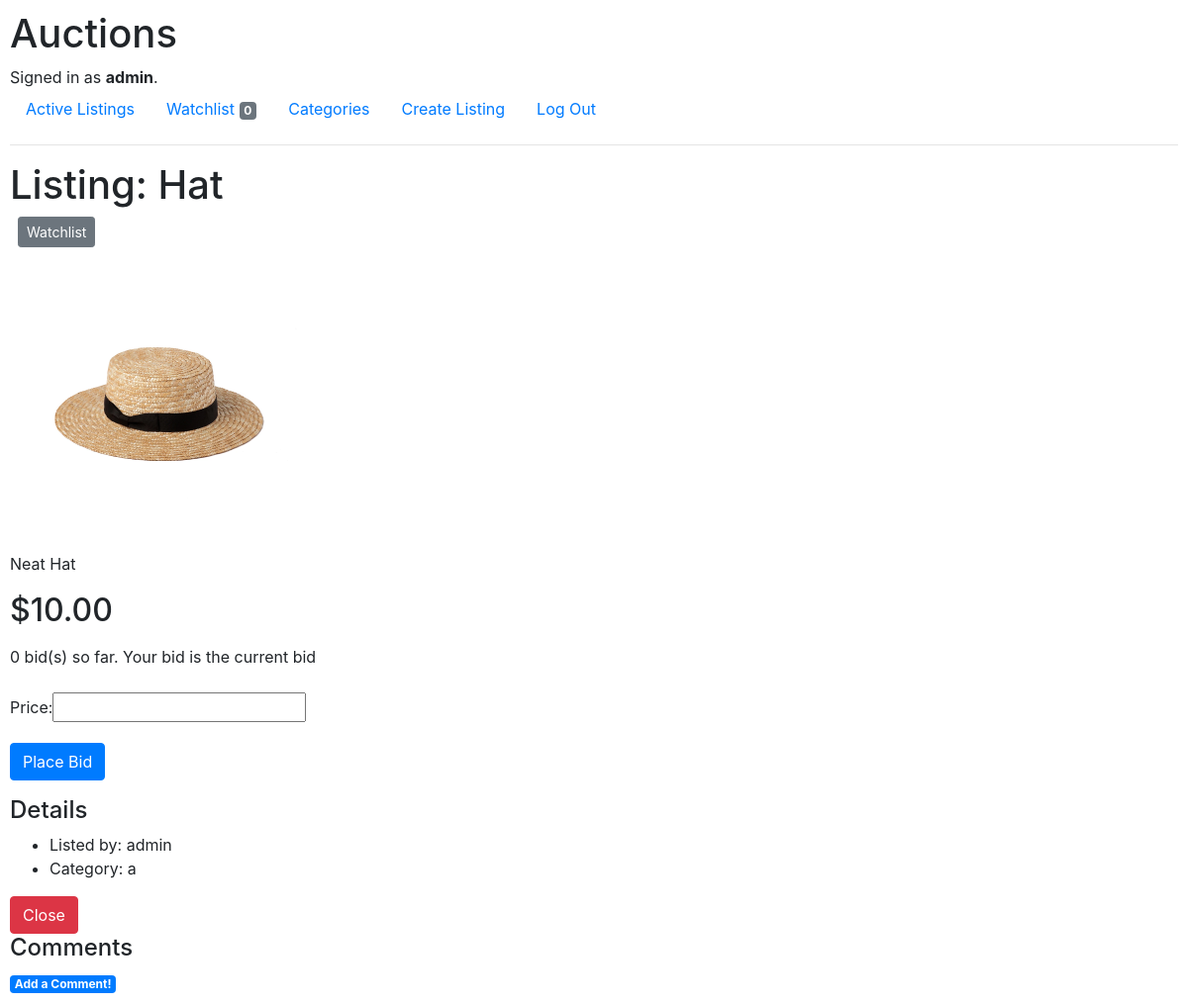
Page /listing/1 (signed in) on the earlier database version.
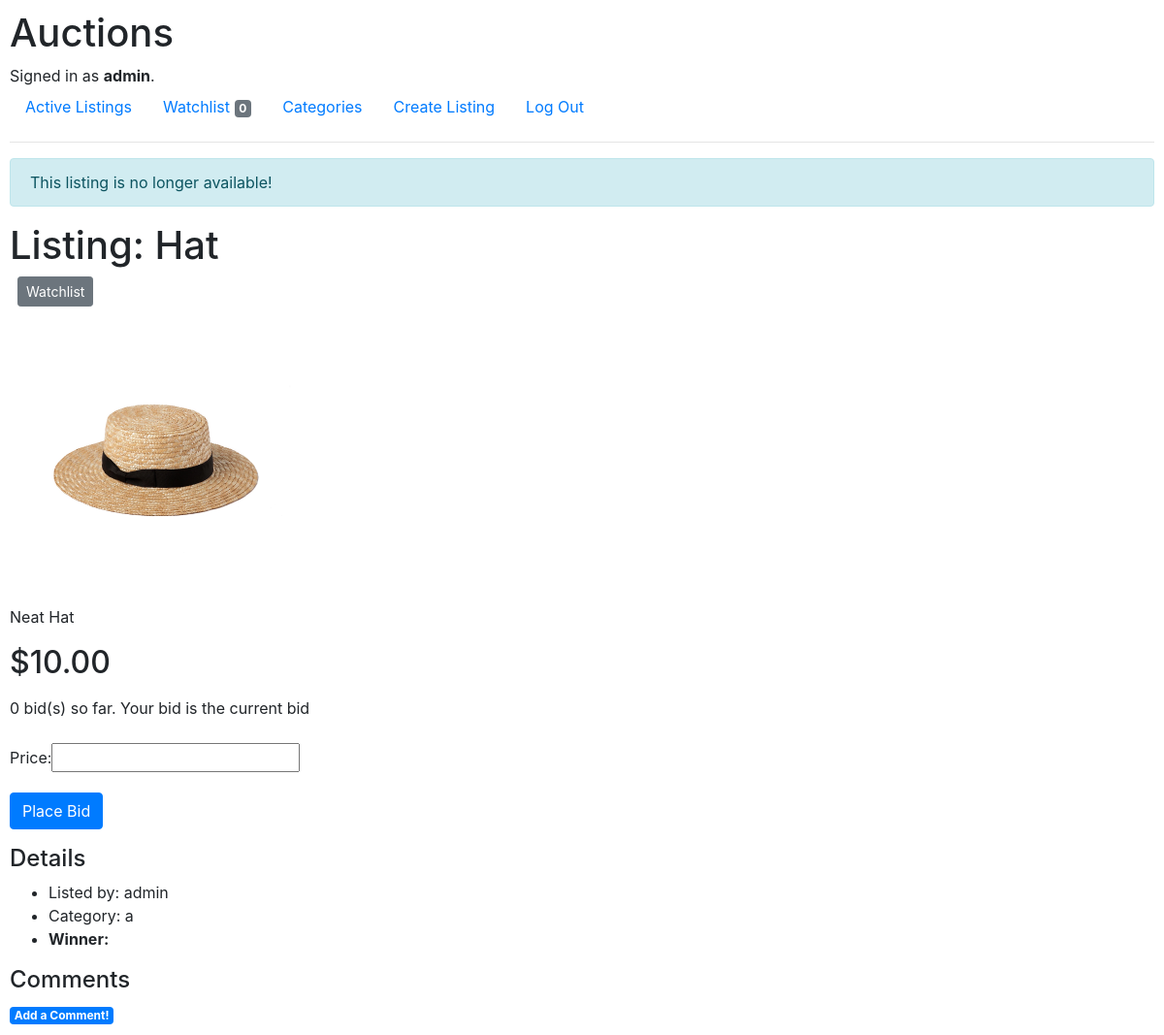
Same page on the later database version.
### auctions/views.py (the view)
# urls.py: path("listing/<int:listing_id>", views.show_listing, name="listing"),
@login_required
def show_listing(request, listing_id):
    listing = Listing.objects.get(pk=listing_id)
    if request.method == "POST":
        user = User.objects.get(username=request.user)
        if request.POST.get("button") == "Watchlist":
            if not user.watchlist.filter(listing= listing):
                watchlist = Watchlist()
                watchlist.user = user
                watchlist.listing = listing
                watchlist.save()
            else:
                user.watchlist.filter(listing=listing).delete()
            return HttpResponseRedirect(reverse('listing', args=(listing.id,)))
        if not listing.closed:
            if request.POST.get("button") == "Close":
                listing.closed = True
                listing.save()
            else:
                price = float(request.POST["price"])
                bids = listing.bids.all()
                if user.username != listing.owner.username: # only let those who dont own the listing be able to bid
                    if price <= listing.price:
                        return render(request, "auctions/listing.html", {
                            "listing": listing,
                            "form": BidForm(),
                            "message": "Error! Invalid bid amount!"
                        })
                    form = BidForm(request.POST)
                    if form.is_valid():
                        bid = form.save(commit=False)
                        bid.user = user
                        bid.save()
                        listing.bids.add(bid)
                        listing.price = price
                        listing.save()
                    else:
                        return render(request, 'auctions/listing.html', {
                            "form": form
                        })
        return HttpResponseRedirect(reverse('listing', args=(listing.id,)))
    else:
        return render(request, "auctions/listing.html", {
            "listing": listing,
            "form": BidForm(),
            "message": ""
        })

### auctions/forms.py
class BidForm(ModelForm):
    class Meta:
        model = Bid
        fields = ["price"]

### auctions/templates/auctions/listing.html (shortened to what this page needs)
{% extends 'auctions/layout.html' %}
{% block body %}
  {% if listing.closed %}
    <div class="alert alert-info" role="alert">
      This listing is no longer available!
    </div>
  {% endif %}
  <h1>Listing: {{ listing.item }}</h1>
  <div class="m-2">
    <form action="{% url 'listing' listing.id %}" method="POST">
      <button type="submit" name="button" value="Watchlist" class="btn btn-secondary btn-sm">Watchlist</button>
    </form>
  </div>
  <div>
    <img src="{{ listing.image.url }}" alt="image" style="width: 300px; height: auto">
  </div>
  <div>
    <p>{{ listing.description }}</p>
    <h2>${{ listing.price }}</h2>
    <form action="{% url 'listing' listing.id %}" method="POST">
      <div class="form-group">
        <label for="bid">{{ listing.bids.count }} bid(s) so far. Your bid is the current bid</label>
      </div>
      <div class="form-group">
        {{ form }}
      </div>
      <div class="form-group">
        <input type="submit" name="button" class="btn btn-primary" value="Place Bid">
      </div>
    </form>
  </div>
  <div>
    <h4>Details</h4>
    <ul>
      <li>Listed by: {{ listing.owner }}</li>
      <li>Category: {{ listing.category }}</li>
      {% if listing.closed %}
        <li><strong>Winner: </strong>{{ listing.bids.last.user.username }}</li>
      {% endif %}
    </ul>
    {% if user.username == listing.owner.username and not listing.closed %}
    <form action="{% url 'listing' listing.id %}" method="POST">
      <button type="submit" name="button" class="btn btn-danger" value="Close">Close</button>
    </form>
    {% endif %}
  </div>
  <div>
    <h4>Comments</h4>
    <a href="{% url 'comment' listing.id %}"><span class="badge badge-primary">Add a Comment!</span></a>
  </div>
{% endblock %}

Differences in the rows shown:
changed Listing "Hat": closed False → True (drawn)
Other differences:
text no longer shown: "Close"
text now shown: "This listing is no longer available! Winner:"
